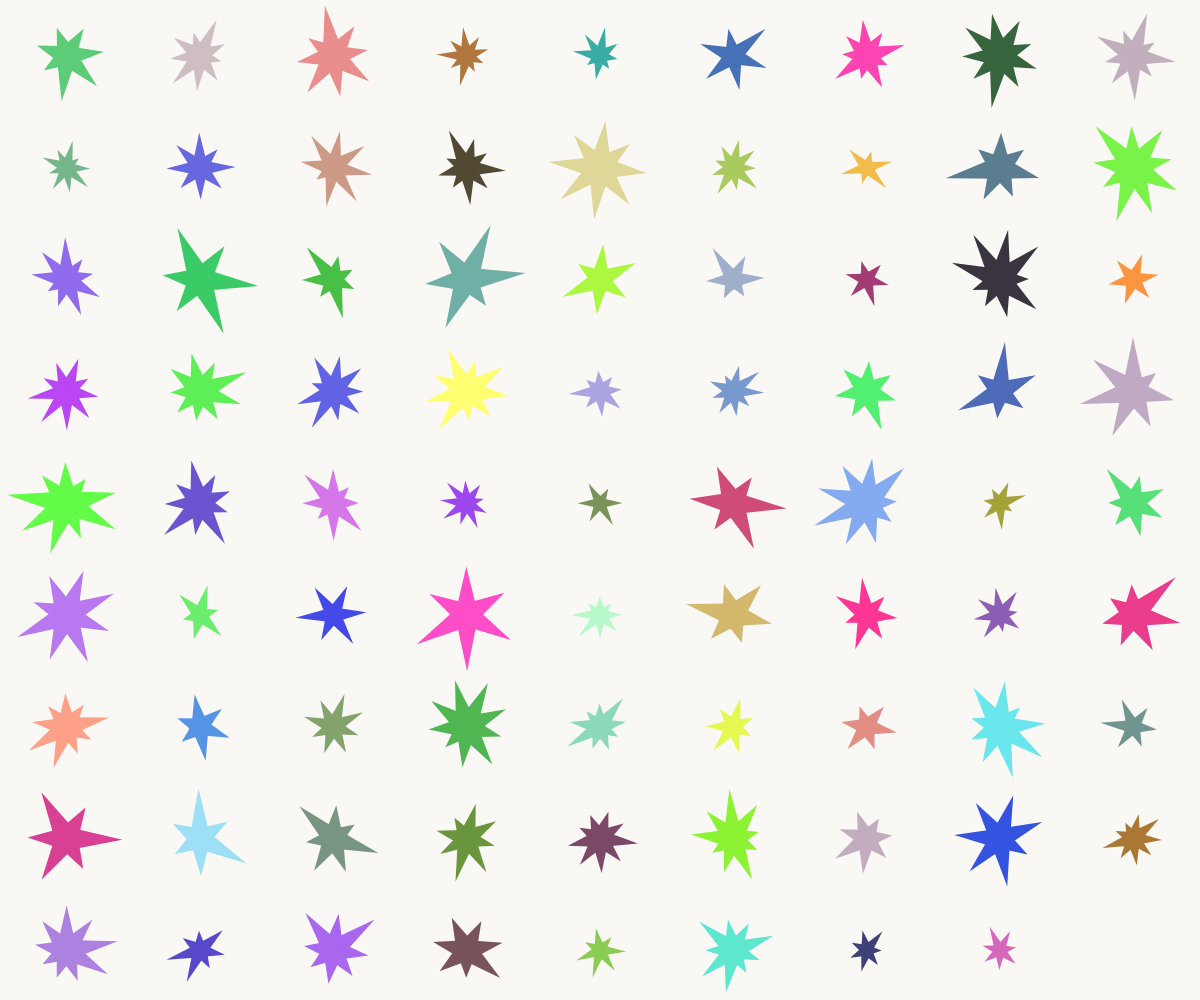
Frame 1 (no input)
Frame 60 (no input): identical to frame 1, image omitted
Frame 120 (the mouse pressed at the canvas centre since frame 60): identical to frame 1, image omitted

The p5.js sketch that drew this single still picture (run headless with seeded random() and noise() and a simulated clock; from frame 60 on, the mouse is pressed at the canvas centre):

// p5.js sketch
// ── sketch.js
function setup() { 
  createCanvas(windowWidth, windowHeight); 
  background(250, 248, 245); 
  
  let numeroGlifi = 80;
  
  let numeroColonne = ceil (sqrt(numeroGlifi));
  let numeroRighe = sqrt(numeroGlifi);
  let dimColonna = windowWidth / numeroColonne;
  let dimRiga = windowHeight / numeroRighe;

  let xCorrente = 0;
  let yCorrente = 0;

  for (let g = 0; g < numeroGlifi; g++){
    // Grandezze diverse della stella (tra il 40% e il 90% della riga)
    let dimensioneCasuale = random(dimRiga * 0.4, dimRiga * 0.9);
    
    mioGlifo(xCorrente + dimColonna/2, yCorrente + dimRiga/2, dimensioneCasuale)
    
    xCorrente = xCorrente + dimColonna;

//Per disegnare cerchio subito sotto nella x iniziale appena supera windowWidth
    if(xCorrente >= windowWidth){ 
      xCorrente = 0;
      yCorrente = yCorrente + dimRiga;
    }
  }
}

function draw() {
} 


function mioGlifo(_x, _y, _size) { 
  push();  

  // Colori casuali ad alto contrasto
  fill(random(50,255), random(50,255), random(50,255)); 
  noStroke(); 
  
  translate(_x, _y); 
  
  angleMode(DEGREES); 
  // Rotazione per inclinare l'intero glifo
  rotate(random(360)); 
  
  // Cerchio che unisce le basi dei triangoli
  circle(0, 0, _size * 0.3); 

  // Numero di punte (tra 6 e 9)
  let numeroPunte = floor(random(6, 10)); 
  // Calcolo per disporre le punte uniformemente
  let angoloPerPunta = 360 / numeroPunte;

  for(let i=0; i<numeroPunte; i++){ 
    // Calcolo dell'angolo progressivo
    const myRotation = i * angoloPerPunta; 
    
    // Ogni punta ha una lunghezza diversa
    const lunghezzaPunta = random(_size * 0.3, _size * 0.6);
    // Dimensione della base del triangolo, proporzionale al centro
    const metaBase = _size * 0.12; 

    push(); 

    rotate(myRotation); 
    
    // I vertici sono: (sinistra della base, centro), (destra della base, centro), (punta estesa)
    triangle(-metaBase, 0, metaBase, 0, 0, -lunghezzaPunta); 

    pop(); 
  }

  pop(); 
}
